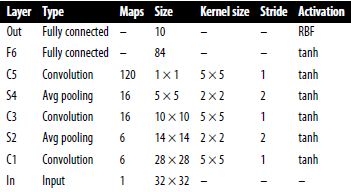
#> input picture figures/LeNet5_A.png, 351 x 192 px
$ python LeNet5_AlexNet.py
#> lines starting #> are read from the running program, lines starting #| are printed output that depends on the picture
### deepplot.py
import sys
import matplotlib.pyplot as plt
import numpy as np
import cv2

def read_img(paths, size=550):
#> called with size = 500
    imgs = []
    for path in paths:
        img = cv2.imread(path)
#> img is the input picture: shape (192, 351, 3); mean B, G, R 219.9, 219.5, 219.5
        img = cv2.cvtColor(img, cv2.COLOR_BGR2RGB)
        img = cv2.resize(img, (size, img.shape[0]))
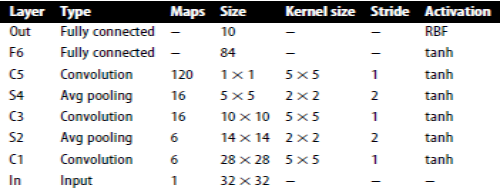
#> img: shape (192, 500, 3); mean R, G, B 219.5, 219.5, 219.9
        imgs.append(img)
#> pass 2 of the loop in read_img, `for path in paths:`:
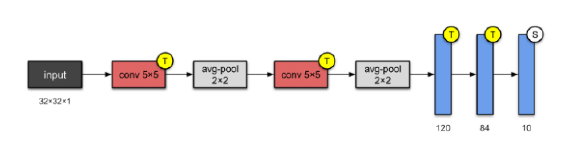
#> input picture figures/LeNet5_B.png, 588 x 157 px
#> in read_img, img is the input picture: shape (157, 588, 3); mean B, G, R 237, 236, 237.3
#> in read_img, `img = cv2.resize(img, (size, img.shape[0]))`:
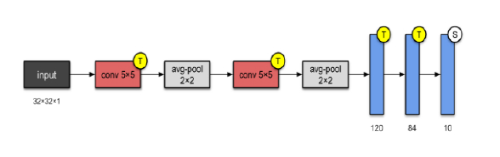
#> img: shape (157, 500, 3); mean R, G, B 237.3, 236, 237
    f = np.vstack((imgs))
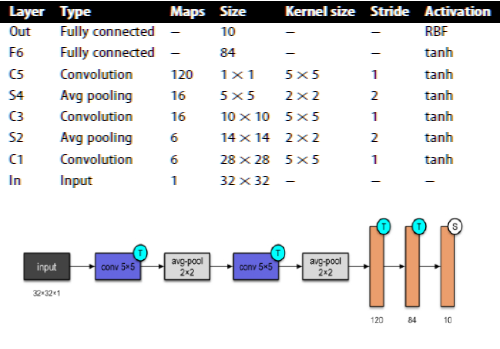
#> f: shape (349, 500, 3); mean of channels 0, 1, 2 227.5, 226.9, 227.6; drawn as B, G, R
    return f


# [8 lines left out: function showImage, not called in this run]

def TLU():
    plt.figure(figsize=(10, 10))
    showImage(['figures/TLU.png'])

def Perceptron():
    plt.figure(figsize=(10, 10))
    showImage(['figures/Perceptron.png'])

def MLP():
    plt.figure(figsize=(10, 10))
    showImage(['figures/MLP.png'])

def LeNet5():
    plt.figure(figsize=(10, 10))
    LeNet = read_img(["figures/LeNet5_A.png", "figures/LeNet5_B.png"], size=500)
    plt.imshow(LeNet)
    plt.xticks([])
    plt.yticks([])
    plt.title("LeNet5")
    plt.show()

# [147 lines left out: functions AlexNet, VGG, InceptionModule, GoogleNet, GoogleNetAux, PlainVsRes and 12 more, not called in this run]

### LeNet5_AlexNet.py
import tensorflow as tf
import deepplot
import numpy as np

from tensorflow.keras import Model, Input, Sequential
from tensorflow.keras.layers import Conv2D, MaxPool2D, Flatten, Dense, AvgPool2D

"""
LeNet-5 is one of the simplest architectures,proposed
by Yann Lecun et. al. in 1989.
It has 2 convolutional and 3 fully-connected layers.
The average-pooling layer as we know it now was called
a sub-sampling layer and it had trainable weights
(nowadays sub-sampling layers do not have trainable
weights)
It has about 60_000 parameters
"""

deepplot.LeNet5()

model = Sequential([
#> (the run stopped early here; a loop or call above may not have finished)
